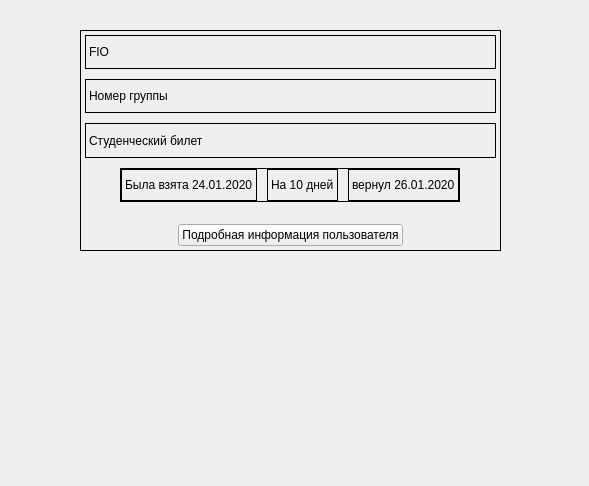
<?xml version="1.0" encoding="UTF-8"?>
<ui version="4.0">
 <class>Form</class>
 <widget class="QWidget" name="Form">
  <property name="geometry">
   <rect>
    <x>0</x>
    <y>0</y>
    <width>589</width>
    <height>486</height>
   </rect>
  </property>
  <property name="windowTitle">
   <string>Form</string>
  </property>
  <property name="styleSheet">
   <string notr="true">QFrame {
	border: 1px solid black;
}</string>
  </property>
  <widget class="QFrame" name="frame">
   <property name="geometry">
    <rect>
     <x>80</x>
     <y>30</y>
     <width>421</width>
     <height>221</height>
    </rect>
   </property>
   <property name="sizePolicy">
    <sizepolicy hsizetype="Expanding" vsizetype="Preferred">
     <horstretch>0</horstretch>
     <verstretch>0</verstretch>
    </sizepolicy>
   </property>
   <property name="minimumSize">
    <size>
     <width>0</width>
     <height>221</height>
    </size>
   </property>
   <property name="frameShape">
    <enum>QFrame::StyledPanel</enum>
   </property>
   <property name="frameShadow">
    <enum>QFrame::Raised</enum>
   </property>
   <layout class="QVBoxLayout" name="verticalLayout">
    <property name="spacing">
     <number>10</number>
    </property>
    <property name="leftMargin">
     <number>4</number>
    </property>
    <property name="topMargin">
     <number>4</number>
    </property>
    <property name="rightMargin">
     <number>4</number>
    </property>
    <property name="bottomMargin">
     <number>4</number>
    </property>
    <item>
     <widget class="QLabel" name="label_fio">
      <property name="text">
       <string>FIO</string>
      </property>
      <property name="wordWrap">
       <bool>true</bool>
      </property>
     </widget>
    </item>
    <item>
     <widget class="QLabel" name="label_number_group">
      <property name="text">
       <string>Номер группы</string>
      </property>
      <property name="wordWrap">
       <bool>true</bool>
      </property>
     </widget>
    </item>
    <item>
     <widget class="QLabel" name="label_student_id_number">
      <property name="text">
       <string>Студенческий билет</string>
      </property>
      <property name="wordWrap">
       <bool>true</bool>
      </property>
     </widget>
    </item>
    <item alignment="Qt::AlignHCenter">
     <widget class="QFrame" name="frame_date">
      <property name="minimumSize">
       <size>
        <width>0</width>
        <height>0</height>
       </size>
      </property>
      <property name="frameShape">
       <enum>QFrame::StyledPanel</enum>
      </property>
      <property name="frameShadow">
       <enum>QFrame::Raised</enum>
      </property>
      <layout class="QHBoxLayout" name="horizontalLayout">
       <property name="spacing">
        <number>10</number>
       </property>
       <property name="leftMargin">
        <number>0</number>
       </property>
       <property name="topMargin">
        <number>0</number>
       </property>
       <property name="rightMargin">
        <number>0</number>
       </property>
       <property name="bottomMargin">
        <number>0</number>
       </property>
       <item>
        <widget class="QLabel" name="label_date_take">
         <property name="sizePolicy">
          <sizepolicy hsizetype="Fixed" vsizetype="Preferred">
           <horstretch>0</horstretch>
           <verstretch>0</verstretch>
          </sizepolicy>
         </property>
         <property name="text">
          <string>Была взята 24.01.2020</string>
         </property>
         <property name="wordWrap">
          <bool>false</bool>
         </property>
        </widget>
       </item>
       <item>
        <widget class="QLabel" name="label_how_many_day">
         <property name="sizePolicy">
          <sizepolicy hsizetype="Fixed" vsizetype="Preferred">
           <horstretch>0</horstretch>
           <verstretch>0</verstretch>
          </sizepolicy>
         </property>
         <property name="text">
          <string>На 10 дней</string>
         </property>
         <property name="wordWrap">
          <bool>true</bool>
         </property>
        </widget>
       </item>
       <item>
        <widget class="QLabel" name="label_date_return">
         <property name="sizePolicy">
          <sizepolicy hsizetype="Fixed" vsizetype="Preferred">
           <horstretch>0</horstretch>
           <verstretch>0</verstretch>
          </sizepolicy>
         </property>
         <property name="text">
          <string>вернул 26.01.2020</string>
         </property>
         <property name="wordWrap">
          <bool>true</bool>
         </property>
        </widget>
       </item>
      </layout>
     </widget>
    </item>
    <item alignment="Qt::AlignHCenter|Qt::AlignBottom">
     <widget class="QPushButton" name="pushButton_all_info">
      <property name="cursor">
       <cursorShape>PointingHandCursor</cursorShape>
      </property>
      <property name="text">
       <string>Подробная информация пользователя</string>
      </property>
      <property name="icon">
       <iconset resource="../../../icons/icons.qrc">
        <normaloff>:/icons/main/about.png</normaloff>:/icons/main/about.png</iconset>
      </property>
      <property name="iconSize">
       <size>
        <width>25</width>
        <height>25</height>
       </size>
      </property>
     </widget>
    </item>
   </layout>
  </widget>
 </widget>
 <resources>
  <include location="../../../icons/icons.qrc"/>
  <include location="../../../../../icons/icons.qrc"/>
 </resources>
 <connections/>
</ui>
